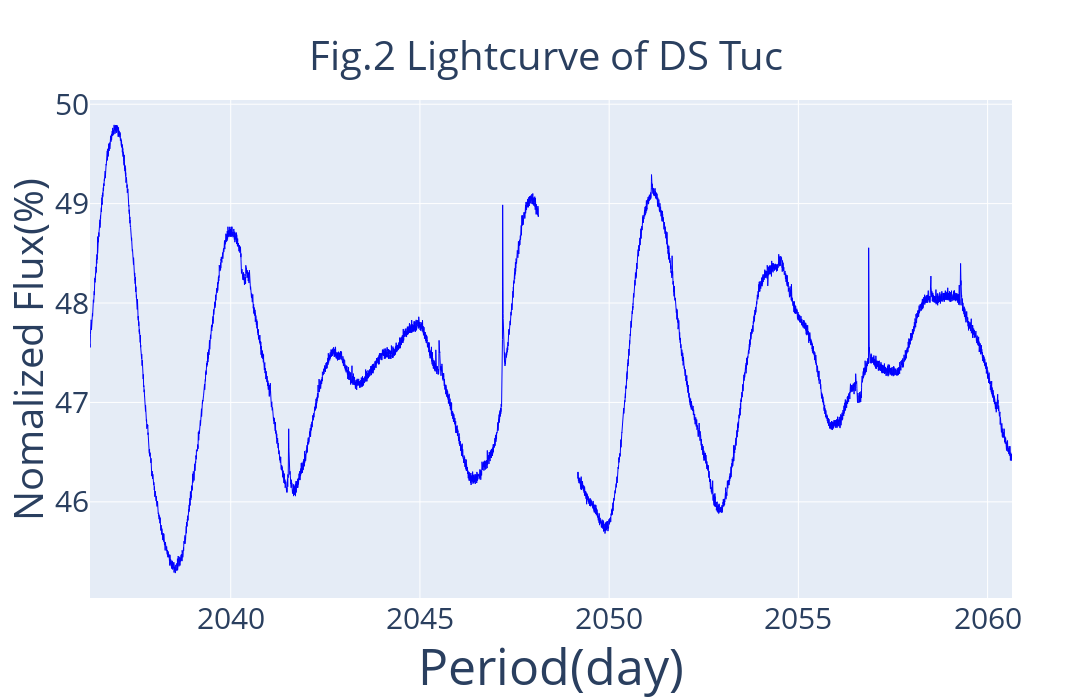

The code cell stored with this chart in its notebook:
### Code cell
time = detectors["detector_s0027"].tessBJD
flux = detectors["detector_s0027"].mPDCSAPflux*100

diff_bjd = np.diff(detectors["detector_s0027"].tessBJD)
gap_indices = np.where(diff_bjd >= 0.2)[0]

time_excluded = time.copy()
flux_excluded = flux.copy()

fig = make_subplots(rows=1, cols=1)

for i in range(len(gap_indices)):
    exclude_index = gap_indices[i]
    time_excluded[exclude_index] = np.nan
    flux_excluded[exclude_index] = np.nan
    fig.add_trace(
    go.Scatter(
        x=[time[exclude_index]],
        y=[flux[exclude_index]],
        mode="markers",
        marker=dict(color="blue", size=1),
        name="Excluded Point"
    ),
    row=1,
    col=1,
    )

fig.add_trace(
    go.Scatter(
        x=time_excluded,
        y=flux_excluded,
        mode="lines",
        line=dict(color="blue", width=1),
        name="Flux Line"
    ),
    row=1,
    col=1,
)

fig.update_layout(

    xaxis_title={
        'text':"Period(day)",
        'font':{
            'size':  50
        }
    },
    yaxis_title={
        'text':"Nomalized Flux(%)",
        'font':{
            'size':  40
        }
    },
    xaxis={
        'tickfont': {
            'size': 30
        }
    },

    yaxis={
        'tickfont': {
            'size': 30
        }
    },
    showlegend=False,
    title=dict(text="Fig.2 Lightcurve of DS Tuc", font=dict(size=40) ,x=0.5,y=0.94 ),
    height=700,width=1300
)

fig.show()

### Figure 1 — Plotly figure (JSON) as saved in the notebook; plotly's stock layout.template omitted (floating-point values rounded to 4 significant figures; data arrays with more than 128 entries replaced by an {"elided": "..."} marker saying what was removed)
{"data": [{"marker": {"color": "blue", "size": 1}, "mode": "markers", "name": "Excluded Point", "type": "scatter", "x": [2048.0], "xaxis": "x", "y": [48.88], "yaxis": "y"}, {"line": {"color": "blue", "width": 1}, "mode": "lines", "name": "Flux Line", "type": "scatter", "x": {"elided": "16781 float values"}, "xaxis": "x", "y": {"elided": "16781 float values"}, "yaxis": "y"}], "layout": {"height": 700, "showlegend": false, "title": {"font": {"size": 40}, "text": "Fig.2 Lightcurve of DS Tuc", "x": 0.5, "y": 0.94}, "width": 1300, "xaxis": {"anchor": "y", "domain": [0, 1], "tickfont": {"size": 30}, "title": {"font": {"size": 50}, "text": "Period(day)"}}, "yaxis": {"anchor": "x", "domain": [0, 1], "tickfont": {"size": 30}, "title": {"font": {"size": 40}, "text": "Nomalized Flux(%)"}}}}
